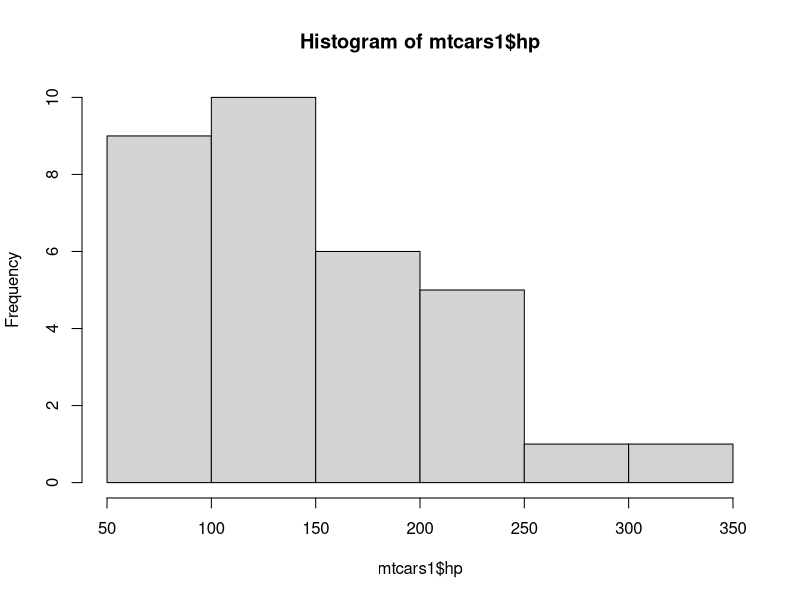
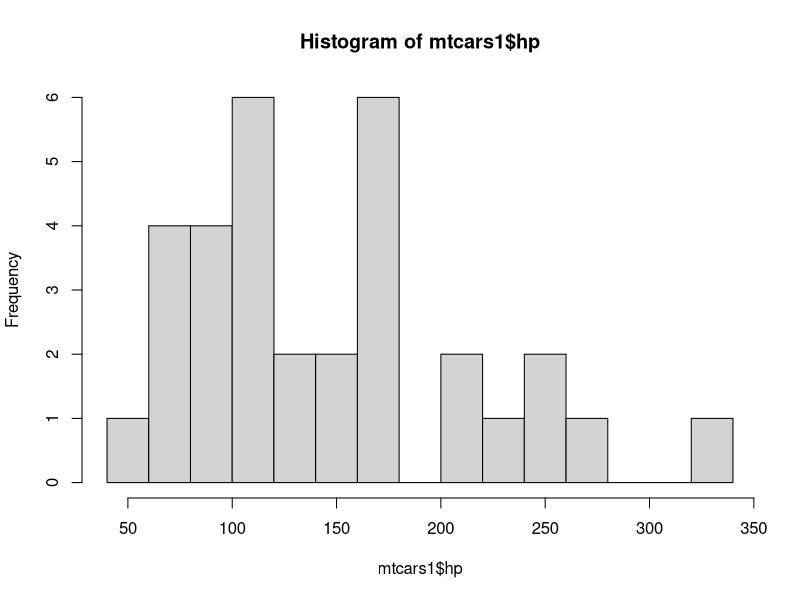
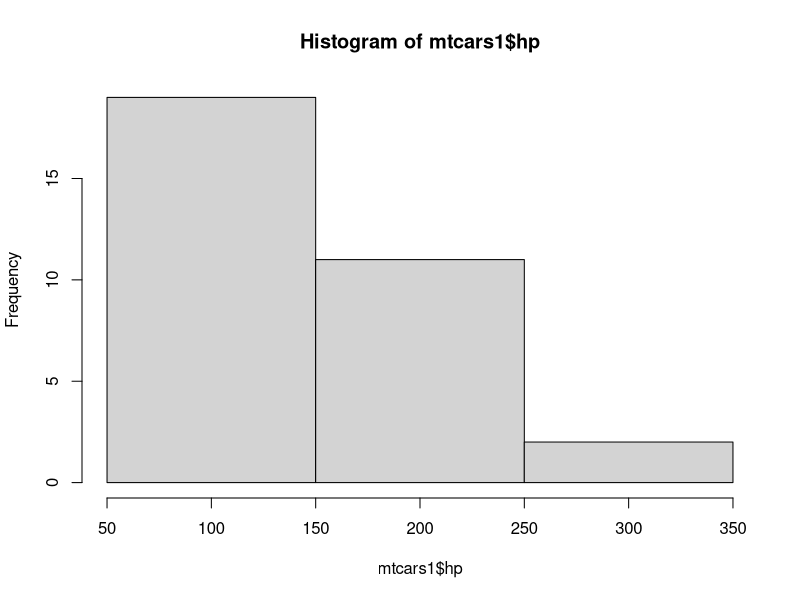
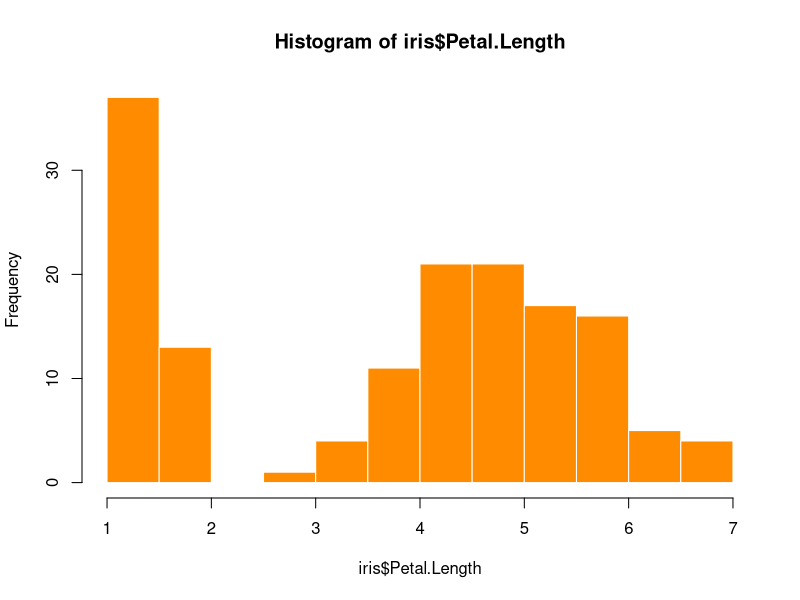
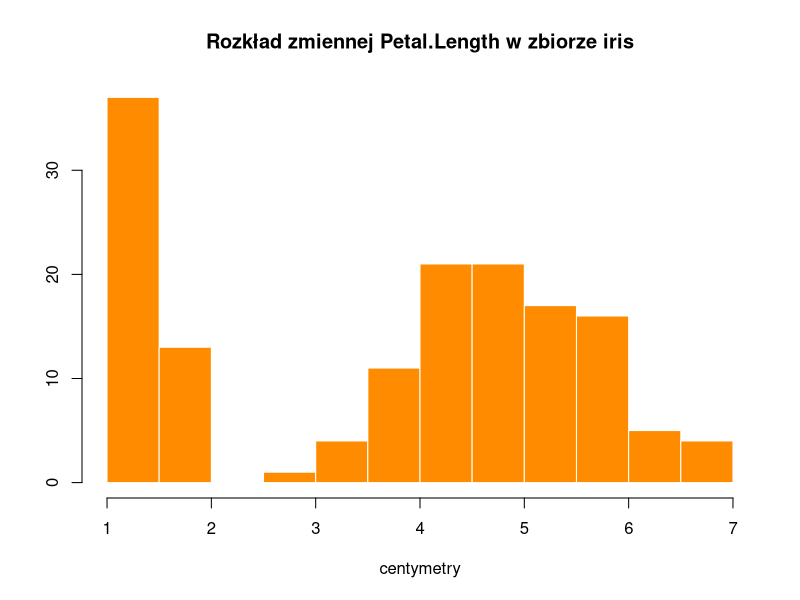
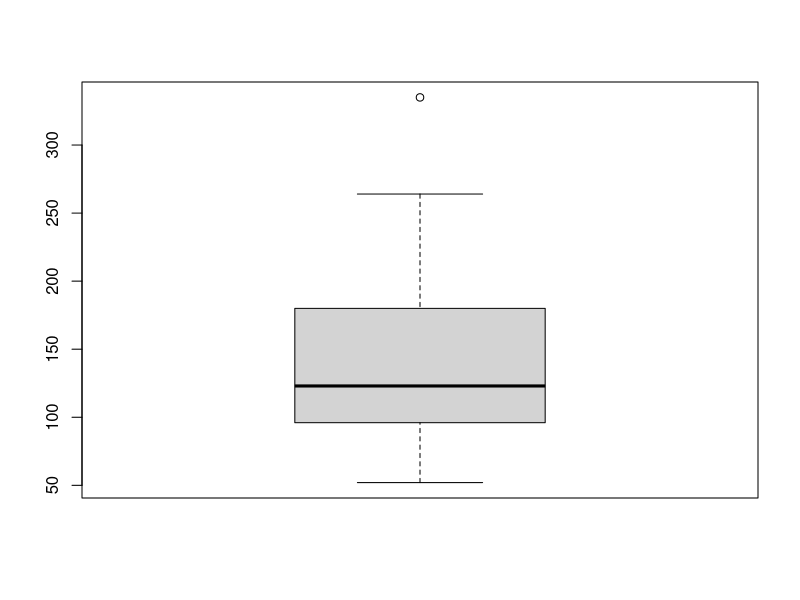
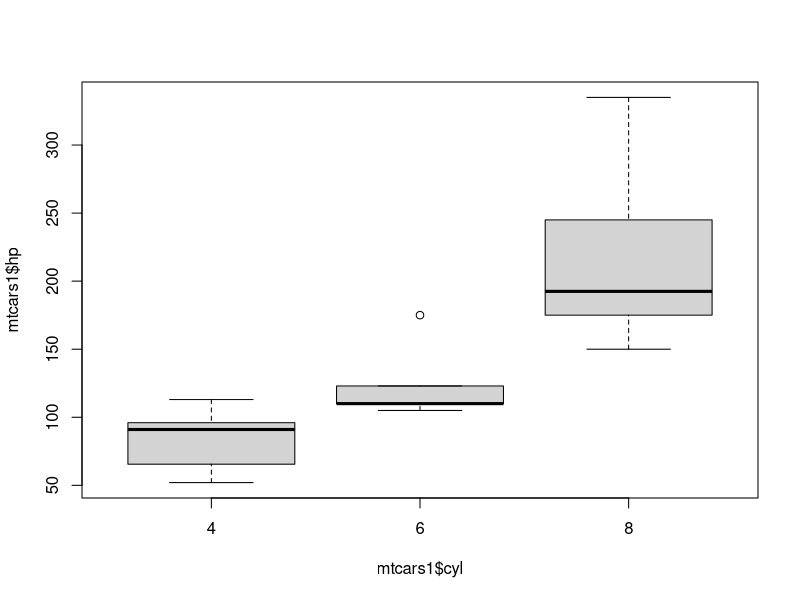
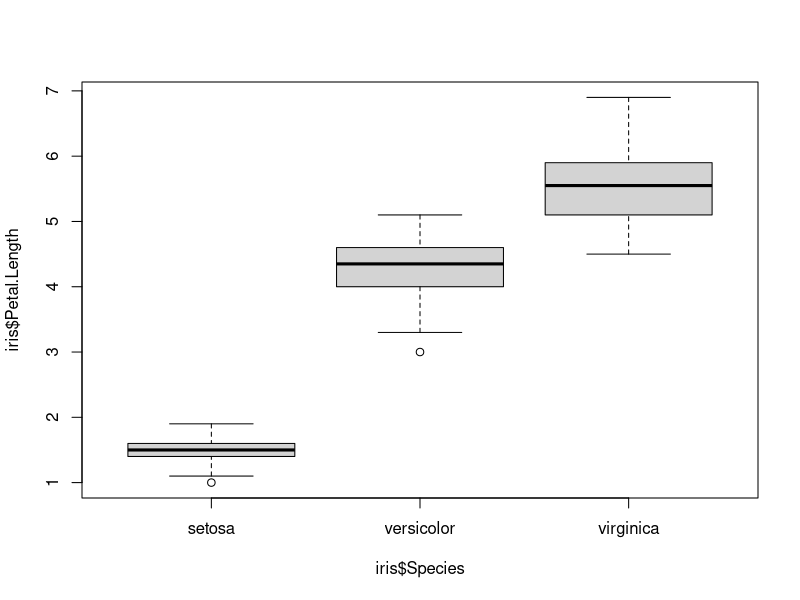

Reproduce these figures in R, in order.
# *************************************************************************** #
#                                                                             #
#                                Idziemy dalej!                               #
#                                                                             #
# *************************************************************************** #





# WEKTORY LOGICZNE --------------------------------------------------------

### operacje zwracajace wektory logiczne ####

# wszystkie porownania albo nierownosci na wektorach zwracaja wektory logiczne
# np.
1:10 == 5 # efekt: wektor logiczny z TRUE tam gdzie jest 5
1:10 != 5 # efekt: wektor logiczny z TRUE tam gdzie nie ma 5
1:10 > 5  # efekt: wektor logiczny z TRUE tam gdzie liczba wieksza niz 5
1:10 < 5  # itd.
1:10 <= 5
1:10 >= 5

# wektory logiczne mozna sumowac: TRUE sa traktowane jako 1 a FALSE jako 0
# dzieki temu mozna sprawdzic, ile elementow wektora spelnia dany warunek, np.

sum(1:20 < 7) # wyrazenie z nawiasu zwraca wektor logiczny, ktory sumujemy



### operacje logiczne ####

# na wektorach logicznych mozna stosowac operatory logiczne:
##  | (pionowa kreska) - OR (LUB)
##  & - AND (ORAZ, I)
##  ! - NOT (zaprzeczenie)

# utworzmy wektor x = 11:15
x <- 11:15

# przyklady:
x == 12
x == 12 | x == 14 # OR
x > 11 & x < 15   # AND
!x == 11          # NOT (zaprzeczenie ze x == 11)
x == 11 & x > 13  # same FALSE, bo zaden element x nie spelnia tych warunkow


# chcac sprawdzic, ktore elementy wektora wystepuja w innym wektorze, mozna 
# uzyc operatora %in%
x %in% c(12, 15)
!x %in% c(12, 15) # tutaj TRUE dla elementow, ktore nie sa w wektorze c(12, 15)


### UWAGA! ####
# Ponizszy kod nie zadziala prawidlowo
x == c(12, 15)
# jezeli szukamy elementow, ktore znajduja sie w innym wektorze, to nalezy 
# uzyc %in%





# WYBIERANIE ELEMENTOW WEKTORA --------------------------------------------

### wybieranie po indeksie ####

# wektor to uporzadkowany zbior wartosci, a kazda wartosc wektora ma swoj numer
# indeksu; elementy wektora mozna wybierac po numerach stosujac operator []
# indeksowanie elementow w R zaczyna sie od 1
# jesli chcemy kilka elementow wektora, to zbior indeksow  powinien byc wektorem

x[3]           # trzeci element wektora x
x[1:3]         # pierwsze 3 elementy wektora x
x[c(1, 3, 5)]  # chyba juz wiadomo, jak to dziala


# kolejnosc indeksow moze byc dowolna

x[c(5, 2)]  # najpierw piaty, potem drugi element
x[5:1]      # wszystkie elementy, ale w odwroconej kolejnosci


# indeksowanie moze tez byc wykluczajace, ze znakiem - (minus)

x[-3]           # wszystkie poza trzecim elementem
x[-(1:3)]       # wszystkie poza pierwszymi trzema, tutaj nalezy uzyc nawiasu
x[-c(1, 3, 5)]  # wszystkie poza 1., 3. i 5. elementem, tym razem funkcja c 


# wyjscie poza indeks zwroci wartosc nieznana (NA) 
x[6]
x[c(22, 33)]



### wybieranie po wektorze logicznym ####

# wartosci wektora mozna tez wybrac na podstawie wektora logicznego
# nalezy wewnatrz [] podac wektor logiczny o tej samej dlugosci i zwrocone
# zostana elementy na pozycjach TRUE

x[c(TRUE, FALSE, FALSE, TRUE, TRUE)]


# najczesciej wykorzystuje sie to wraz z operacjami zwracajacymi wektor
# logiczny, w ten sposob latwo wybrac wartosci spelniajace okreslony warunek

x[x > 12]  # x > 12 zwraca wektor logiczny, ktory stanowi filtr dla x
x[x == 12 | x == 14] # te elementy z x, ktore sa rowne 12 lub 14


### UWAGA! ####
# zwroc uwage na roznice miedzy tymi dwiema liniami kodu:

x == 12 | x == 14 # (to samo, co w linii 43)
x[x == 12 | x == 14]

# - pierwsza zwraca wektor logiczny z TRUE na odpowiednich pozycjach
# - druga zwraca elementy wektora x, ktore znajduja sie na pozycjach TRUE
#   tego poprzedniego wektora



### korzystanie z kilku wektorow ####
# najczesciej w ten sposob korzysta sie z kilku wektorow

# utworzmy 2 wektory
x <- 1:10
type <- c("a", "a", "a", "a", "b", "b", "b", "c", "c", "c")


# liczby z wektora x, ktore odpowiadaja pozycjom rownym "a" w wektorze type
x[type == "a"]

# liczby z wektora x, ktore odpowiadaja pozycjom innym niż "a" w wektorze type
x[type != "a"]

# liczby z wektora x, ktore odpowiadaja pozycjom "a" lub "c" w wektorze type
x[type %in% c("a", "c")]

# litery z wektora type, ktorym odpowiadaja parzyste liczby z wektora x
type[x %% 2 == 0]






# RAMKI DANYCH - PODSTAWY -------------------------------------------------


### informacje ogolne ####

# Ramka danych (dataframe) to podstawowa struktura danych wielowymiarowych w R.
# To tabela, ktora sklada sie z kilku wektorow o tej samej dlugosci, wektory 
# moga byc roznego typu (liczbowe, znakowe, logiczne), moga tez byc zmiennymi 
# kategorycznymi (tzw. factorami). Jest bardzo podobna do tabel w bazach danych.

# W podstawowych pakietach R znajduje sie wiele roznych zbiorow danych,
# w tym ramki danych, ktorymi mozna sie poslugiwac bezposrednio, np.
iris
mtcars
# o kazdym z tych zbiorow mozna przeczytac wywolujac pomoc do nich, np.
?iris
?mtcars

# Zaladowanie ramki danych do aktualnego srodowiska nastepuje po wykonaniu
# polecenia data(nazwa_danych), a pozniej ich wywolaniu, np.
data(iris)
head(iris) # polecenie head() domyslnie wyswietla 6 pierwszych rekordow
           # po wykonaniu tych dwoch linii kodu iris jest w srodowisku

# jak wszystko w R, ramki danych mozna podstawiac pod inne zmienne, np.
mtcars1 <- mtcars
# od teraz w srodowisku jest ramka mtcars1 zawierajaca kopie danych z mtcars



##### names(), colnames(), rownames() - nazwy kolumn, wierszy ####

# ramki danych musza miec nazwy kolumn (moga tez miec nazwy wierszy, np. ramka
# mtcars ma w nazwach wierszy nazwy samochodow)
# nazwy kolumn zwracaja polecenia names() lub colnames() (jako wektor znakowy)
names(mtcars1)
colnames(mtcars1)

# nazwy wierszy zwraca polecenie rownames()
rownames(mtcars1)



##### dim() - wymiary ramki danych ####

# ramki danych maja wiersze i kolumny, ich liczbe zwraca funkcja dim()
dim(mtcars1) # 32 wiersze i 11 kolumn, wynik to dwuelementowy wektor



##### str() - podstawowe informacje o ramce danych ####

# funkcja str() pelni role informacyjna: zwraca wymiary ramki, nazwy jej kolumn
# oraz typy tych kolumn wraz z pierwszymi wartosciami
str(iris)
str(mtcars1)



### symbol $ - wybieranie kolumn po nazwach ####

# symbol $ (dolar) pozwala na wybieranie kolumny z ramki po jej nazwie
# taka kolumna jest traktowana jako wektor (lub factor - o tym bedzie pozniej)

iris$Sepal.Length # kolumna z ramki iris o nazwie Sepal.Length
mtcars1$hp        # kolumna z ramki mtcars1 o nazwie hp (konie mechaniczne)
mtcars1$cyl       # kolumna z ramki mtcars1 o nazwie cyl (liczba cylindrow)


# wykorzystujac wybieranie elementow wektora po wektorze logicznym mozna np.
# wybrac wartosci z kolumny hp dla tych rekordow, ktore w kolumnie cyl
# maja wartosc 4
mtcars1$hp[ mtcars1$cyl == 4 ] # spacje dla dodania przejrzystoci

# albo wartosc 6
mtcars1$hp[ mtcars1$cyl == 6 ]

# albo wartosc 8
mtcars1$hp[ mtcars1$cyl == 8 ]

# mozna tez np. policzyc srednia hp dla rekordow z wybrana liczba cylindrow
mean( mtcars1$hp[ mtcars1$cyl == 4 ] )
mean( mtcars1$hp[ mtcars1$cyl == 6 ] )
mean( mtcars1$hp[ mtcars1$cyl == 8 ] )



### ramka[ktore_wiersze, ktore_kolumny] - wybor wartosci ramki #####

# z ramki danych mozna wybierac kolumny, wiersze, albo jedno i drugie
# ramka danych ma dwa wymiary: pierwszy dotyczy wierszy, drugi kolumn


##### wybieranie po indeksach ####

# pojedyncze indeksy: [nr wiersza, nr kolumny]
mtcars1[2, 5]

# kilka wierszy, 1 kolumna: [nry wierszy jako wektor, nr kolumny]
mtcars1[ c(2, 3, 6),  5 ] # wynikiem jest wektor

# 1 wiersz, kilka kolumn: [nr wiersza, nry kolumn jako wektor]
mtcars1[ 4,  c(1, 3, 4) ] # wynikiem jest ramka danych

# kilka wierszy, kilka kolumn: [nry wierszy jako wektor, nry kolumn jako wektor]
mtcars1[ 1:5,  c(1, 3, 4) ] # ramka: 5 pierwszych rekordów i kolumny 1, 3 oraz 4



### wybor kolumn i filtrowanie rekordow ####

# czesto chce sie wybrac kilka kolumn, wtedy mozna po przecinku podac wektor
# znakowy z ich nazwami
mtcars1[ , c("hp", "am", "cyl")] # wynikiem jest ramka danych
# brak wartosci PRZED przecinkiem oznacza wszystkie rekordy

# jesli chcemy wybrac pelne rekordy spelniajace jakis warunek, to wewnatrz [] 
# przed przecinkiem nalezy wstawic wektor logiczny, np.
mtcars1[ mtcars1$cyl == 4, ] # pelne wiersze z cyl == 4
# brak wartosci PO przecinku oznacza wszystkie kolumny

# obie rzeczy mozna laczyc, np. chcemy ramke zlozona: 
# - z wierszy spelniajacych kryterium hp > 120,
# - z kolumn hp, cyl, am, qsec, gear
# mozna to zapisac tak:
mtcars1[ mtcars1$hp > 120, c("hp", "cyl", "am", "qsec", "gear") ]

# taki wybor mozna zapisac pod nowa zmienna:
fast_cars <- mtcars1[mtcars1$hp > 120, c("hp", "cyl", "am", "qsec", "gear")]
# i w dalszej czesci skryptu operowac juz na niej (jezeli jest potrzeba)






# WYKRES HISTOGRAM --------------------------------------------------------

# histogram to wykres przedstawiajacy rozklad zmiennej liczbowej
# domyslnie funkcja hist samodzielnie dobiera granice przedzialow dla kolumn
# w histogramie
hist(mtcars1$hp)

# mozna to zmienic parametrem breaks podajac liczbe przedzialow 
# (ale ona niekoniecznie musi byc uwzgledniona, poniewaz funkcja stosuje 
# algorytm wyznaczania granic) 
# lub dokladne granice przedzialow w postaci wektora
# (wtedy te granice sa dokladnie takie, jak podamy)
hist(mtcars1$hp, breaks = 20) # podalismy 20, ale przedzialow jest 15
hist(mtcars1$hp, breaks = c(50, 150, 250, 350)) # dokladnie tak, jak podalismy

# w przypadku histogramu parametr col odpowiada za kolor wypelnienia a kolor
# krawedzi mozna zmienic za pomoca parametru border
hist(iris$Petal.Length, col = "darkorange", border = "white")

# przy histogramie mozna stosowac standardowe opcje wykresow jak np. xlab,
# ylab czy main
hist(iris$Petal.Length, col = "darkorange", border = "white",
     main = "Rozkład zmiennej Petal.Length w zbiorze iris",
     xlab = "centymetry", ylab = "")





# WYKRES PUDELKOWY --------------------------------------------------------

# wykres pudelkowy, podobnie jak histogram, przedstawia rozklad zmiennej 
# liczbowej, przy czym robi to w formie pudelka, ktore reprezentuje kwartyle
# rozkladu
boxplot(mtcars1$hp)

# czesto funkcje boxplot() stosuje sie do porownania rozkladu pewnej zmiennej 
# dla roznych wartosci innej zmiennej (ktora powinna przyjmowac niewiele 
# roznych wartosci, zazwyczaj jest to zmienna kategoryczna, ale niekoniecznie)
# stosuje sie wtedy zapis: zmienna ~ podzial, np.

# rozklad wartosci hp (koni mechanicznych) dla samochodow z 4, 6 i 8 cylindrami
boxplot(mtcars1$hp ~ mtcars1$cyl)

# rozklad dlugosci Petal dla poszczegolnych gatunkow
boxplot(iris$Petal.Length ~ iris$Species)

# jeszcze raz to samo, ale z kolorami i opisami
boxplot(iris$Petal.Length ~ iris$Species, 
        col = "#349911", border = "#555555",
        xlab = "gatunek", ylab = "długość (cm)", 
        main = "Rozkład długości Petal")
